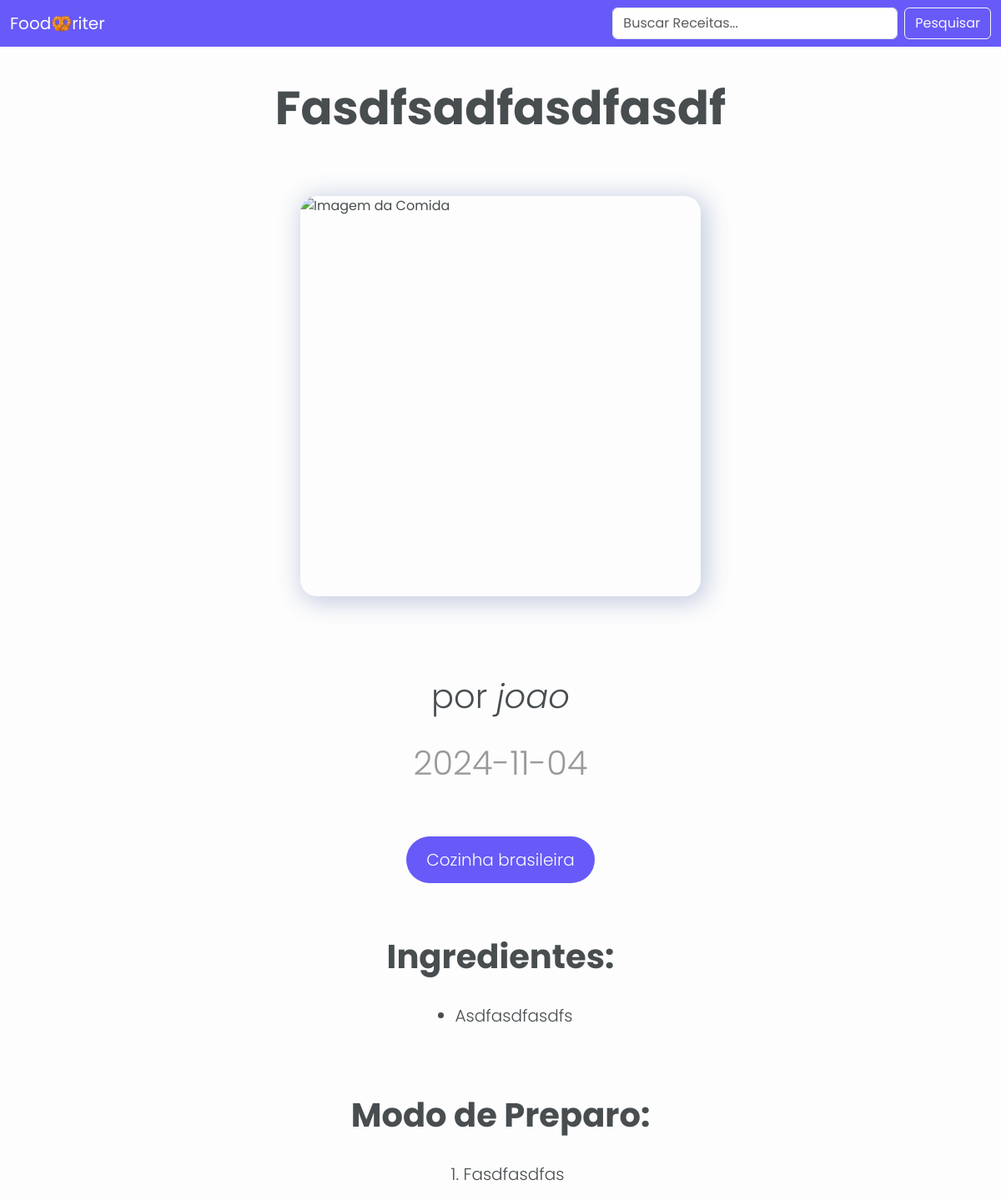
The app's page /recipes/view/15, older data.
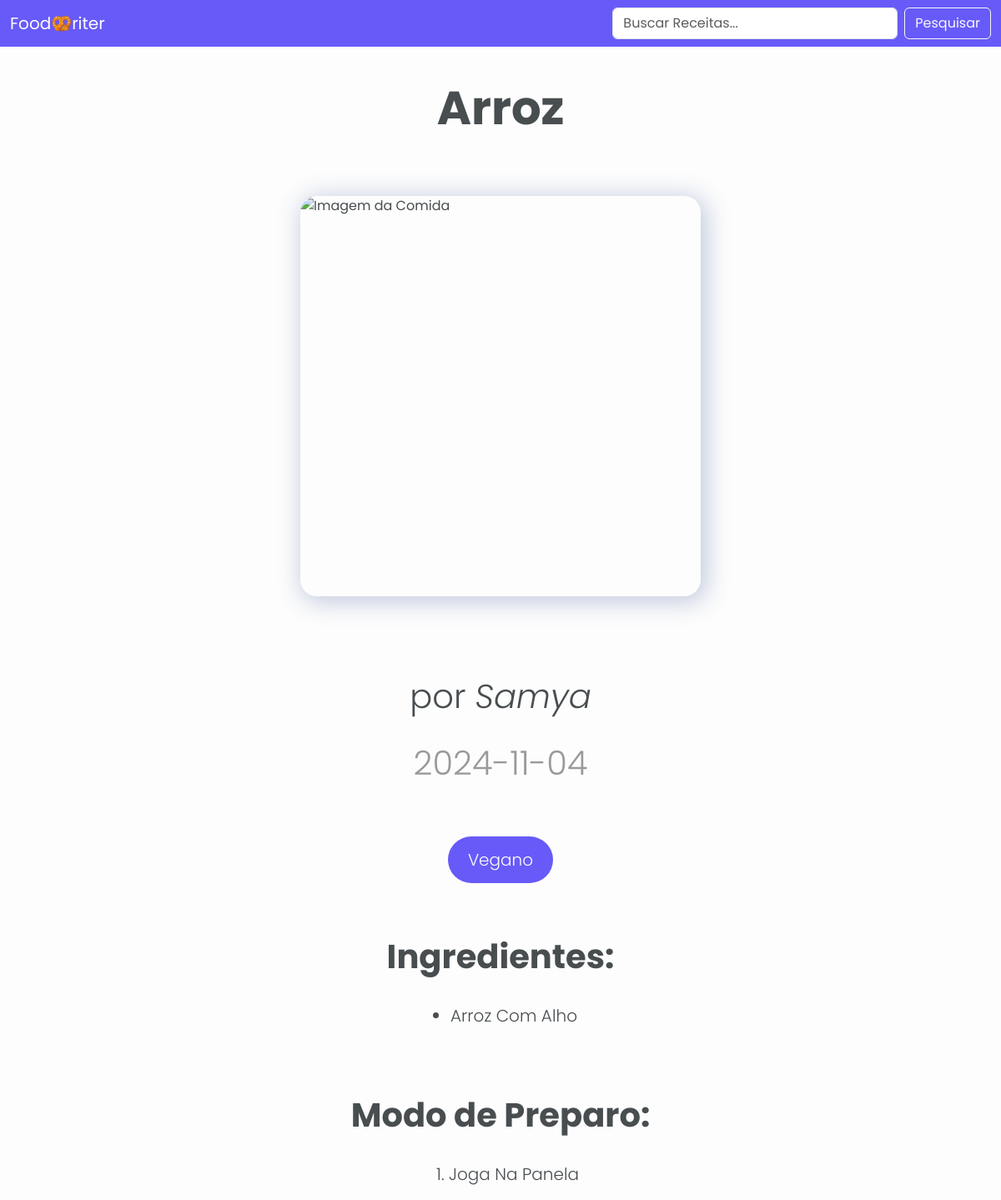
The same page, newer data.
### recipebook/models.py (models this page shows, shortened)
class Recipe(db.Model):
    __tablename__ = 'recipe'
    id = db.Column(db.Integer, primary_key=True, autoincrement=True)
    user_id = db.Column(db.Integer, db.ForeignKey('user.id', ondelete="CASCADE"), nullable=False)
    title = db.Column(db.String(255), nullable=False)
    ingredients = db.Column(db.Text, nullable=False)
    steps = db.Column(db.Text, nullable=False)
    category_id = db.Column(db.Integer, db.ForeignKey('category.id', ondelete="CASCADE"), nullable=True)
    date_created = db.Column(db.DateTime(timezone=True), default=func.now())
    image_path = db.Column(db.String(255), nullable=True)

class User(db.Model, UserMixin):
    __tablename__ = 'user'
    id = db.Column(db.Integer, primary_key=True, autoincrement=True)
    name = db.Column(db.String(50), nullable=False)
    email = db.Column(db.String(50), nullable=False, unique=True)
    password = db.Column(db.String(255), nullable=False)
    recipes = db.relationship('Recipe', backref='user', lazy=True, passive_deletes=True)
    liked_recipes = db.relationship('Recipe', secondary=likes, backref='liked_by')

class Category(db.Model):
    __tablename__ = 'category'
    id = db.Column(db.Integer, primary_key=True, autoincrement=True)
    name = db.Column(db.String(100), nullable=False)

### recipebook/recipes.py (the view)
@bp.route('/view/<int:recipe_id>', methods=['GET'])
def view(recipe_id):
    recipe = get_recipe_by_id(recipe_id)
    if recipe == None:
        return abort(404)
    return render_template('comida.html', recipe=recipe)

### recipebook/recipes.py (called while the page is built)
def get_recipe_by_id(recipe_id):
    query = (
        db.session.query(
            Recipe.id,
            Recipe.user_id,
            Recipe.title,
            Recipe.ingredients,
            Recipe.steps,
            Recipe.date_created,
            Recipe.image_path,
            Category.name.label("category_name"),
            User.name.label("author")
        )
        .filter_by(id=recipe_id)
        .join(User, User.id == Recipe.user_id)
        .join(Category, Recipe.category_id == Category.id)
    )
    recipe = query.first()
    return recipe

### recipebook/templates/comida.html (shortened to what this page needs)
<!doctype html>
<html lang="pt-br">
  <head>
    <link rel="stylesheet" href="{{ url_for('static', filename='bootstrap/css/bootstrap.min.css') }}">
    <link rel="stylesheet" href="{{ url_for('static', filename='css/navbar.css') }}">
    <link rel="stylesheet" href="{{ url_for('static', filename='css/comida.css') }}">
    <link href='https://unpkg.com/boxicons@2.1.4/css/boxicons.min.css' rel='stylesheet'>
  </head>
  <body>
    <nav id="Navbar" class="navbar fixed-top">
      <div class="container-fluid">
        <a id="Logo" class="navbar-brand">Food🥨riter</a>
        <form action="/recipes/search" method="GET" class="d-flex">
          <input required class="form-control me-2" type="search" placeholder="Buscar Receitas..." aria-label="Buscar Receitas..." name="keyword">
          <button class="btn btn-outline-light" type="submit">Pesquisar</button>
        </form>
      </div>
    </nav>
    <h1 id="Header" class="display-4 text-center fw-bold text-capitalize">{{ recipe.title }}</h1>
    <div class="posicaoImagem">
        <img id="ImagemComida" src="{{ url_for('static', filename='images/boloCenoura.png') }}" alt="Imagem da Comida">
    </div>
    <p id="Autor" class="display-6 text-center">por <i>{{ recipe.author }}</i></p>
    <p id="Data" class="lead display-6 text-center">{{ recipe.date_created.strftime('%Y-%m-%d') }}</p>
    <div id="FundoCat">
      <p id="Categoria" class="lead pt-3 pb-3 h1 text-center">{{ recipe.category_name }}</p>
    </div>
    <h1 id="Ingredientes" class="text-center fw-bold">Ingredientes:</h1>
    <div id="Socorro">
      <ul>
        {% for i in recipe.ingredients.split('\n') %}
        <li class="lead text-capitalize">
          {{ i }}
        </li>
        {% endfor %}
      </ul>
    </div>
    <h1 id="ModoPreparo" class="text-center fw-bold">Modo de Preparo:</h1>
    <div id="Socorro">
      <ol>
        {% for i in recipe.steps.split('\n') %}
        <li class="lead text-capitalize">
          {{ i }}
        </li>
        {% endfor %}
      </ol>
    </div>
  </body>
</html>

### recipebook/static/css/navbar.css (style rules this page uses)
body { margin: 0; padding: 0; background-color: #FDFDFD; font-family: "Poppins", sans-serif; color: #484D50; }
#Navbar { background-color: #675af8; }
#Logo { color: #FDFDFD; }
#Header { padding-top: 6rem; padding-bottom: 4rem; }

### recipebook/static/css/comida.css (style rules this page uses)
#ImagemComida { border: none; width: 30rem; height: 30rem; border-radius: 20px; box-shadow: 4px 4px 28px 4px rgba(33, 63, 141, 0.25); margin-bottom: 6rem; }
#Autor, #Categoria, #Ingredientes, #ModoPreparo { margin-bottom: 2rem; }
#Socorro { display: flex; justify-content: center; }
#Ingredientes, #ModoPreparo { margin-top: 4rem; }
#Data { color: #999999; margin-bottom: 4rem; }
.posicaoImagem { display: flex; justify-content: center; }
#Categoria { background-color: #675af8; border-radius: 40px; width: fit-content; color: #fdfdfd; padding: 1.5rem; margin: auto; }

Row changes from the older to the newer data that the page shows:
removed Recipe: title "Fasdfsadfasdfasdf", ingredients "Asdfasdfasdfs", steps "Fasdfasdfas"
no longer on this page (row unchanged): User: author "joao"
no longer on this page (row unchanged): Category: category_name "Cozinha brasileira"
added Recipe: title "Arroz", ingredients "Arroz Com Alho", steps "Joga Na Panela"
added User: author "Samya"
now on this page (row unchanged): Category: category_name "Vegano"
